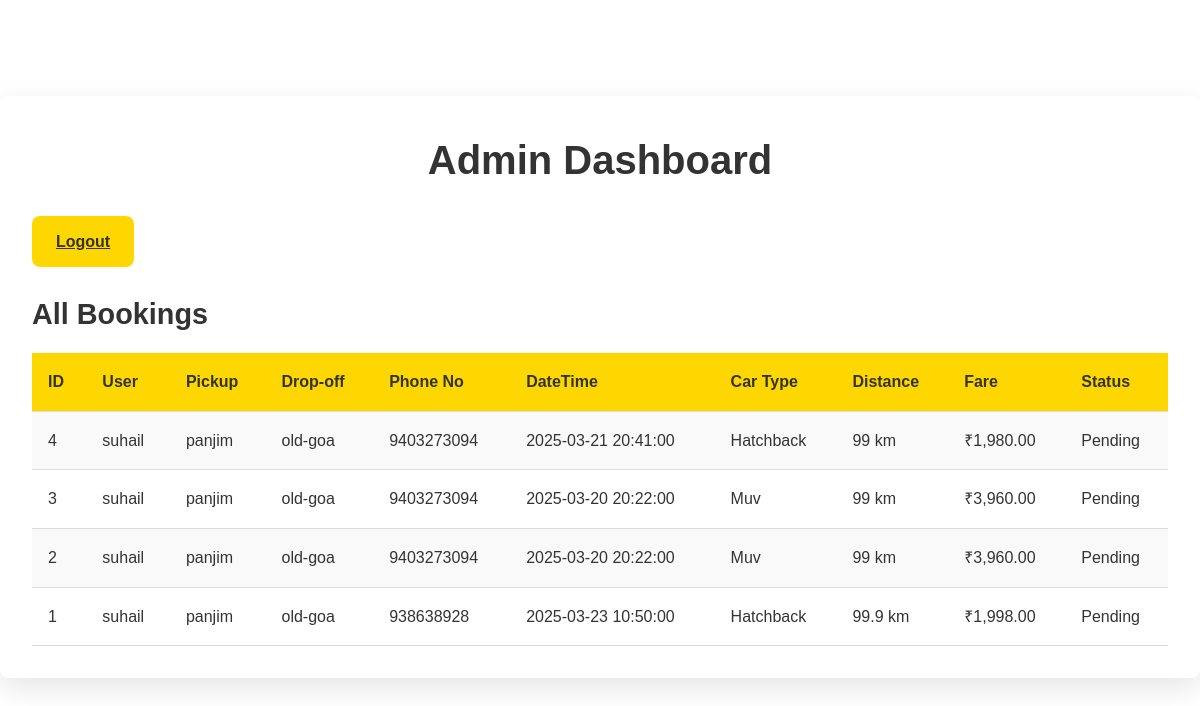
Page /admin.php (signed in) on the committed database.
### tables this page shows
CREATE TABLE `bookings` (
  `id` int NOT NULL,
  `user_id` int NOT NULL,
  `pickup` varchar(255) NOT NULL,
  `dropoff` varchar(255) NOT NULL,
  `datetime` datetime NOT NULL,
  `car_type` varchar(20) NOT NULL,
  `phone` varchar(15) NOT NULL,
  `distance` float NOT NULL,
  `fare` decimal(10,2) NOT NULL,
  `status` enum('pending','confirmed','completed','cancelled') DEFAULT 'pending',
  `created_at` timestamp NULL DEFAULT CURRENT_TIMESTAMP
);

CREATE TABLE `users` (
  `id` int NOT NULL,
  `username` varchar(50) NOT NULL,
  `password` varchar(255) NOT NULL,
  `email` varchar(100) NOT NULL,
  `phone` varchar(15) NOT NULL,
  `created_at` timestamp NULL DEFAULT CURRENT_TIMESTAMP
);

### admin.php (the view, shortened to what this page needs)
<?php
require_once "db_connect.php";
$stmt = $pdo->query("SELECT b.*, u.username FROM bookings b JOIN users u ON b.user_id = u.id ORDER BY b.created_at DESC");
$bookings = $stmt->fetchAll();
?>
<!DOCTYPE html>
<html lang="en">
<head>
    <link rel="stylesheet" href="css\style.css">
</head>
<body>
    <div class="admin-container">
        <h2>Admin Dashboard</h2>
        <a href="logout.php" class="book-btn">Logout</a>
        <h3>All Bookings</h3>
        <?php if (empty($bookings)): ?>
            <p>No bookings yet.</p>
        <?php else: ?>
            <table>
                <tr>
                    <th>ID</th>
                    <th>User</th>
                    <th>Pickup</th>
                    <th>Drop-off</th>
                    <th>Phone No</th>
                    <th>DateTime</th>
                    <th>Car Type</th>
                    <th>Distance</th>
                    <th>Fare</th>
                    <th>Status</th>
                </tr>
                <?php foreach ($bookings as $booking): ?>
                <tr>
                    <td><?php echo $booking["id"]; ?></td>
                    <td><?php echo htmlspecialchars($booking["username"]); ?></td>
                    <td><?php echo htmlspecialchars($booking["pickup"]); ?></td>
                    <td><?php echo htmlspecialchars($booking["dropoff"]); ?></td>
                    <td><?php echo htmlspecialchars($booking["phone"]); ?></td>
                    <td><?php echo $booking["datetime"]; ?></td>
                    <td><?php echo ucfirst(htmlspecialchars($booking["car_type"])); ?></td>
                    <td><?php echo $booking["distance"]; ?> km</td>
                    <td>₹<?php echo number_format($booking["fare"], 2); ?></td>
                    <td><?php echo ucfirst($booking["status"]); ?></td>
                </tr>
                <?php endforeach; ?>
            </table>
        <?php endif; ?>
    </div>
</body>
</html>

### css/style.css (style rules this page uses)
:root { --primary-color: #ffd700; --secondary-color: #333; --text-color: #333; --text-light: #666; --background: #fff; --card-bg: #ffffff; --border-radius: 8px; --transition: all 0.3s ease; }
* { margin: 0; padding: 0; box-sizing: border-box; }
body { font-family: "Poppins", sans-serif; line-height: 1.6; color: var(--text-color); }
.book-btn { width: 100%; padding: 1rem; background: var(--primary-color); color: var(--secondary-color); border: none; border-radius: var(--border-radius); font-weight: 600; cursor: pointer; transition: var(--transition); }
.admin-container { margin: 6rem auto; max-width: 1200px; padding: 2rem; background: var(--card-bg); border-radius: var(--border-radius); box-shadow: 0 10px 30px rgba(0, 0, 0, 0.1); }
.admin-container h2 { font-size: 2.5rem; color: var(--secondary-color); margin-bottom: 1.5rem; text-align: center; }
.admin-container h3 { font-size: 1.8rem; color: var(--text-color); margin-bottom: 1rem; }
.admin-container table { width: 100%; border-collapse: collapse; font-size: 1rem; }
.admin-container th, .admin-container td { padding: 1rem; text-align: left; border-bottom: 1px solid #ddd; }
.admin-container th { background: var(--primary-color); color: var(--secondary-color); font-weight: 600; }
.admin-container tr:nth-child(even) { background: #f9f9f9; }
.admin-container .book-btn { display: inline-block; width: auto; padding: 0.8rem 1.5rem; margin-bottom: 1.5rem; }

### rows in the picture
bookings: id "4", user.username "suhail", pickup "panjim", dropoff "old-goa", phone "9403273094", datetime "2025-03-21 20:41:00", car_type "Hatchback", distance "99", fare "1,980.00", status "Pending"
bookings: id "3", user.username "suhail", pickup "panjim", dropoff "old-goa", phone "9403273094", datetime "2025-03-20 20:22:00", car_type "Muv", distance "99", fare "3,960.00", status "Pending"
bookings: id "2", user.username "suhail", pickup "panjim", dropoff "old-goa", phone "9403273094", datetime "2025-03-20 20:22:00", car_type "Muv", distance "99", fare "3,960.00", status "Pending"
bookings: id "1", user.username "suhail", pickup "panjim", dropoff "old-goa", phone "938638928", datetime "2025-03-23 10:50:00", car_type "Hatchback", distance "99.9", fare "1,998.00", status "Pending"
